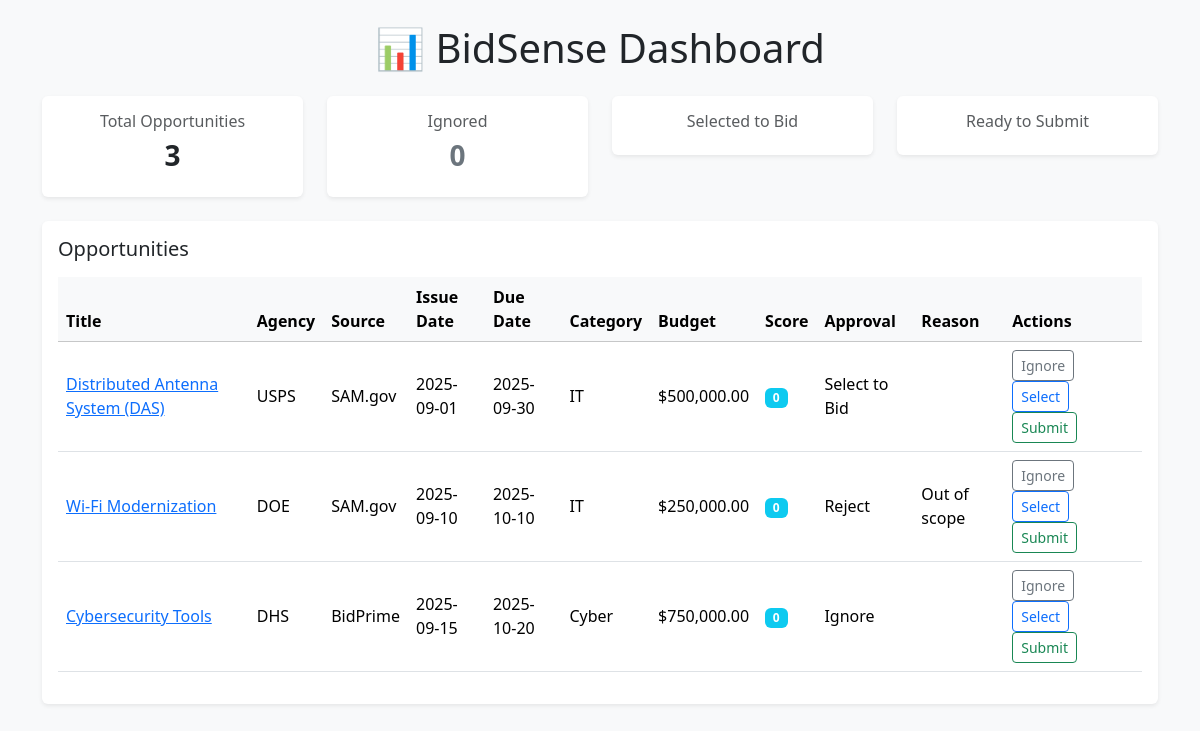
The page / on the database its author committed.
### tables this page shows
CREATE TABLE opportunities (
            id INTEGER PRIMARY KEY AUTOINCREMENT,
            title TEXT,
            agency TEXT,
            source TEXT,
            issue_date TEXT,
            due_date TEXT,
            url TEXT,
            category TEXT,
            budget REAL
        );

### app.py (the view)
@app.route("/")
def index():
    conn = get_db()
    cur = conn.cursor()
    cur.execute("""
        SELECT o.id, o.title, o.agency, o.source, o.issue_date, o.due_date,
               o.url, o.category, o.budget,
               IFNULL(s.score, 0) AS score,
               IFNULL(a.approval, 'Ignore') AS approval,
               IFNULL(a.reason, '') AS reason
        FROM opportunities o
        LEFT JOIN scores s ON o.id = s.opp_id
        LEFT JOIN approvals a ON o.id = a.opp_id
        ORDER BY o.due_date ASC
    """)
    opportunities = cur.fetchall()
    cur.execute("SELECT COUNT(*) FROM opportunities")
    total = cur.fetchone()[0]
    cur.execute("SELECT COUNT(*) FROM approvals WHERE approval='Approve'")
    approved = cur.fetchone()[0]
    cur.execute("SELECT COUNT(*) FROM approvals WHERE approval='Reject'")
    rejected = cur.fetchone()[0]
    cur.execute("SELECT COUNT(*) FROM approvals WHERE approval='Ignore'")
    ignored = cur.fetchone()[0]
    conn.close()
    return render_template(
        "index.html",
        opportunities=opportunities,
        stats={"total": total, "approved": approved, "rejected": rejected, "ignored": ignored}
    )

### app.py (called while the page is built)
def get_db():
    conn = sqlite3.connect(DB_FILE)
    conn.row_factory = sqlite3.Row
    return conn

### templates/index.html (shortened to what this page needs)
<!DOCTYPE html>
<html lang="en">
<head>
    <link href="https://cdn.jsdelivr.net/npm/bootstrap@5.3.3/dist/css/bootstrap.min.css" rel="stylesheet">
</head>
<body class="bg-light">
<div class="container py-4">
    <h1 class="mb-4 text-center">📊 BidSense Dashboard</h1>
    <div class="row mb-4">
        <div class="col-md-3">
            <div class="card shadow-sm border-0 text-center">
                <div class="card-body">
                    <h6 class="text-muted">Total Opportunities</h6>
                    <h3 class="fw-bold">{{ stats.total }}</h3>
                </div>
            </div>
        </div>
        <div class="col-md-3">
            <div class="card shadow-sm border-0 text-center">
                <div class="card-body">
                    <h6 class="text-muted">Ignored</h6>
                    <h3 class="fw-bold text-secondary">{{ stats.ignored }}</h3>
                </div>
            </div>
        </div>
        <div class="col-md-3">
            <div class="card shadow-sm border-0 text-center">
                <div class="card-body">
                    <h6 class="text-muted">Selected to Bid</h6>
                </div>
            </div>
        </div>
        <div class="col-md-3">
            <div class="card shadow-sm border-0 text-center">
                <div class="card-body">
                    <h6 class="text-muted">Ready to Submit</h6>
                </div>
            </div>
        </div>
    </div>
    <div class="card shadow-sm border-0">
        <div class="card-body">
            <h5 class="mb-3">Opportunities</h5>
            <table class="table table-hover align-middle">
                <thead class="table-light">
                    <tr>
                        <th>Title</th>
                        <th>Agency</th>
                        <th>Source</th>
                        <th>Issue Date</th>
                        <th>Due Date</th>
                        <th>Category</th>
                        <th>Budget</th>
                        <th>Score</th>
                        <th>Approval</th>
                        <th>Reason</th>
                        <th>Actions</th>
                    </tr>
                </thead>
                <tbody>
                    {% for opp in opportunities %}
                    <tr>
                        <td><a href="{{ opp['url'] }}" target="_blank">{{ opp['title'] }}</a></td>
                        <td>{{ opp['agency'] }}</td>
                        <td>{{ opp['source'] }}</td>
                        <td>{{ opp['issue_date'] }}</td>
                        <td>{{ opp['due_date'] }}</td>
                        <td>{{ opp['category'] }}</td>
                        <td>
                            {% if opp['budget'] %}
                                ${{ "{:,.2f}".format(opp['budget']) }}
                            {% else %}
                                -
                            {% endif %}
                        </td>
                        <td><span class="badge bg-info">{{ opp['score'] }}</span></td>
                        <td>{{ opp['approval'] }}</td>
                        <td>{{ opp['reason'] }}</td>
                        <td>
                            <form action="{{ url_for('approve', opp_id=opp['id'], action='Ignore') }}" method="post" class="d-inline">
                                <button class="btn btn-sm btn-outline-secondary">Ignore</button>
                            </form>
                            <form action="{{ url_for('approve', opp_id=opp['id'], action='Select to Bid') }}" method="post" class="d-inline">
                                <button class="btn btn-sm btn-outline-primary">Select</button>
                            </form>
                            <form action="{{ url_for('approve', opp_id=opp['id'], action='Ready to Submit') }}" method="post" class="d-inline">
                                <button class="btn btn-sm btn-outline-success">Submit</button>
                            </form>
                        </td>
                    </tr>
                    {% endfor %}
                </tbody>
            </table>
        </div>
    </div>
</div>
</body>
</html>

### rows shown on the page
opportunities: title "Distributed Antenna System (DAS)", agency "USPS", source "SAM.gov", issue_date "2025-09-01", due_date "2025-09-30", category "IT", budget "500,000.00", score "0", approval "Select to Bid"
opportunities: title "Wi-Fi Modernization", agency "DOE", source "SAM.gov", issue_date "2025-09-10", due_date "2025-10-10", category "IT", budget "250,000.00", score "0", approval "Reject", reason "Out of scope"
opportunities: title "Cybersecurity Tools", agency "DHS", source "BidPrime", issue_date "2025-09-15", due_date "2025-10-20", category "Cyber", budget "750,000.00", score "0", approval "Ignore"

### other values the page prints
{{ stats.total }} "3"
{{ stats.ignored }} "0"
